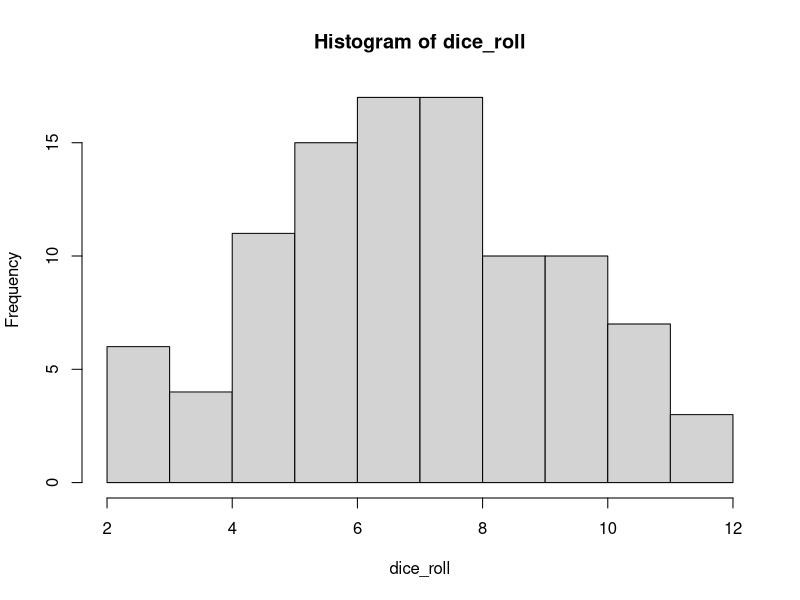

The R script that drew this image: (Note: this script raises an error after producing the figure.)
d=100
dice1=sample(6,d, replace=T)
dice2=sample(6,d,replace=T)
dice_roll=dice1+dice2
hist(dice_roll)
hist(dice_roll,freq=FALESE)

x=rnorm(100)
p=ecdf(x)
p
plot(p)
plot(ecdf(dice_roll))
plot.ecdf(dice_roll)

nd=rnorm(n=1000, mean =0, sd = 2)
hist(nd)

a=(1-3)/sqrt(5)
a
pnorm=pnorm(q=1,mean=3,sd=sqrt(5))
pnorm
